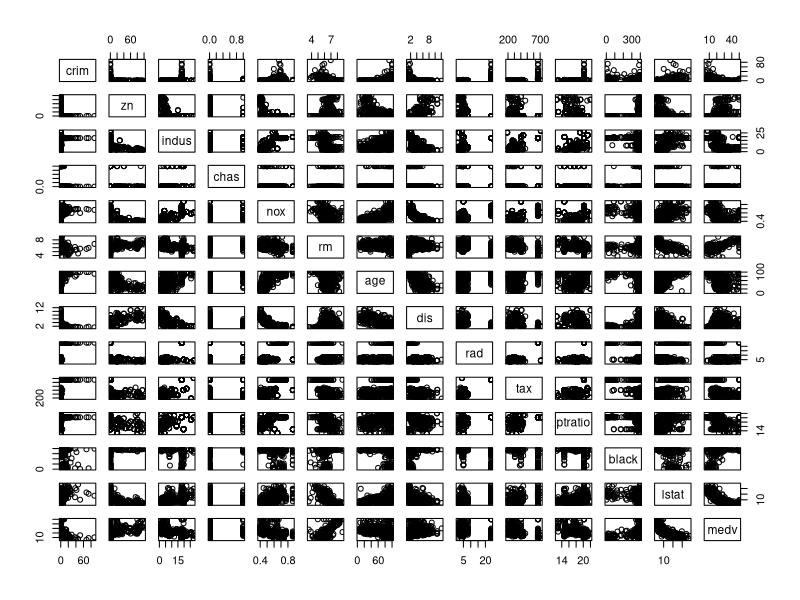
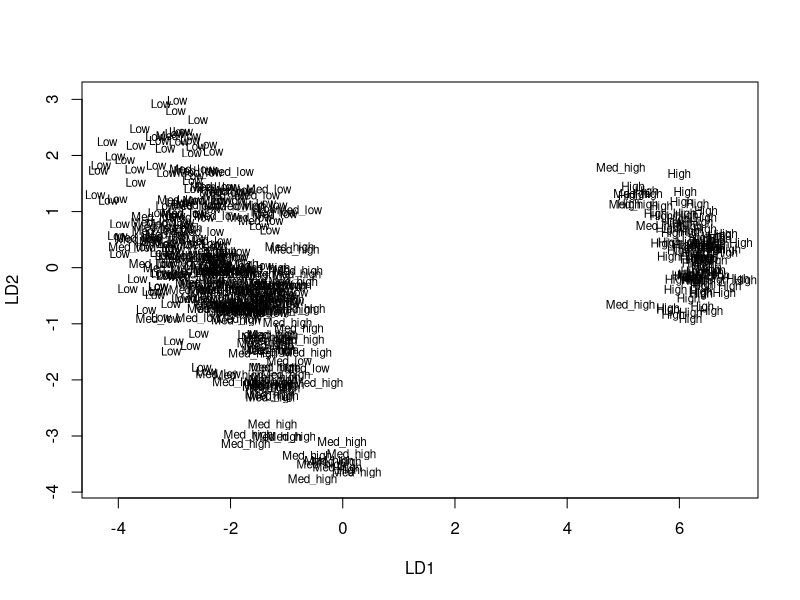
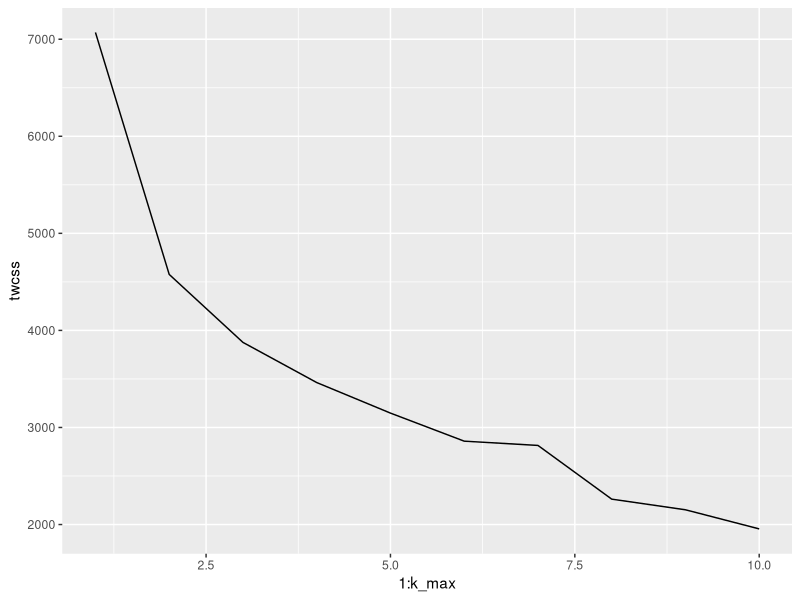
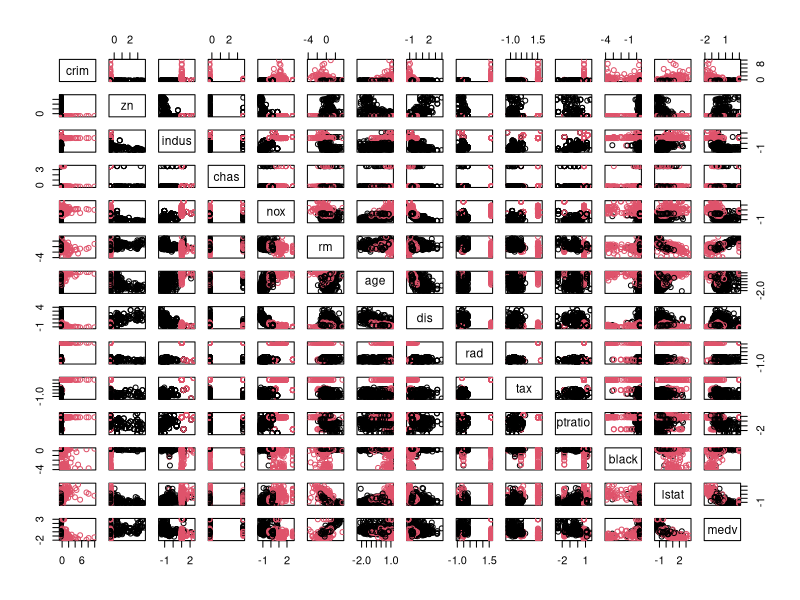

These figures' R source, in order:
## ---- chunk 1
library(MASS)
data("Boston")
class(Boston)
str(Boston)
dim(Boston)
## ---- chunk 2
summary(Boston)
pairs(Boston)
## ---- chunk 3
b_scaled <- scale(Boston)

b_scaled <- as.data.frame(b_scaled)

summary(b_scaled)
## ---- chunk 4
crimcat <- quantile(b_scaled$crim)

crime <- cut(b_scaled$crim, breaks = crimcat, include.lowest = TRUE, label = c("Low","Med_low","Med_high","High"))

b_scaled <- dplyr::select(b_scaled, -crim)

b_scaled <- data.frame(b_scaled, crime)
## ---- chunk 5
n <- nrow(b_scaled)

chosen <- sample(n, size=(n*0.8))

train <- b_scaled[chosen,]
test <- b_scaled[-chosen,]
## ---- chunk 6
lda.fit <- lda(crime ~ ., data = train)
plot(lda.fit, dimen = 2)
## ---- chunk 7
c_classes <- test$crime

test <- dplyr::select(test,-crime)
## ---- chunk 8
lda.pred <- predict(lda.fit, newdata = test)
## ---- chunk 9
tab = table(correct = c_classes, predicted = lda.pred$class)
addmargins(tab)
## ---- chunk 10
library(MASS)
data(Boston)
b_scaled <- scale(Boston)
b_scaled <- as.data.frame(b_scaled)
dist_eu <- dist(b_scaled)

summary(dist_eu)
## ---- chunk 11
library(MASS)
library(ggplot2)

set.seed(123)

k_max <- 10

twcss <- sapply(1:k_max, function(k){kmeans(b_scaled, k)$tot.withinss})

qplot(x = 1:k_max, y = twcss, geom = 'line')
## ---- chunk 12
km <-kmeans(b_scaled, centers = 2)

pairs(b_scaled, col = km$cluster)
